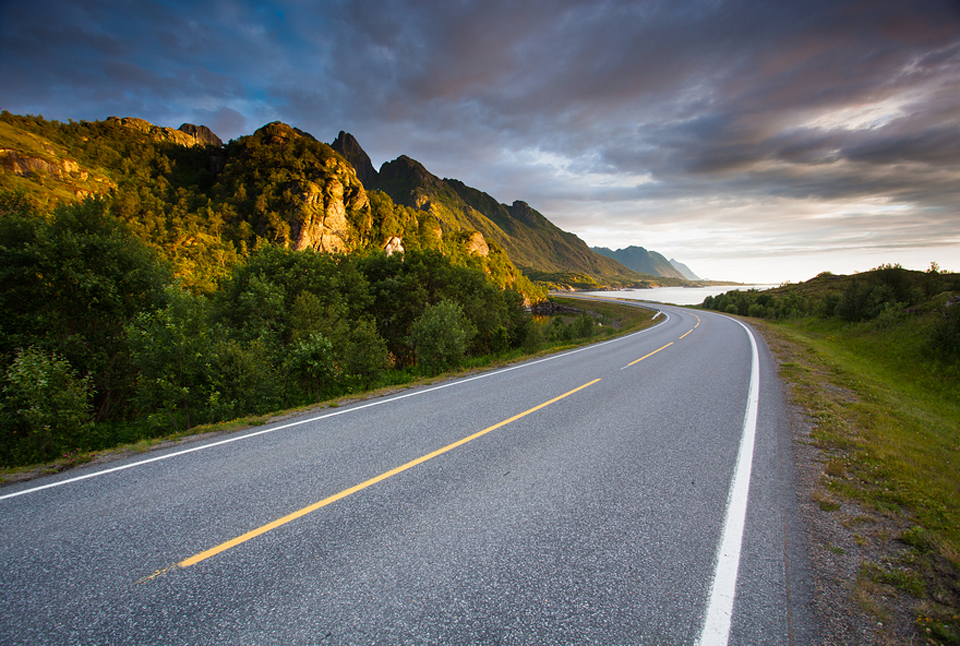
#> input picture Xu_Ly_Anh/Tuần_3-4_11-11-2019/4/aa.jpg, 960 x 646 px
$ python test.py
#> lines starting #> are read from the running program, lines starting #| are printed output that depends on the picture
import cv2 as cv

# đọc file
src = cv.imread("aa.jpg", 1)
#> src is the input picture: shape (646, 960, 3); mean B, G, R 98.3, 103, 100.3
cv.imshow("src", src)

#RBG_to_CMYK = cv.cvtColor(src, cv.COLOR_BGR2YCR_CB)
#RBG_to_HSV = cv.cvtColor(src,cv.COLOR_BGR2HSV)
RBG_to_HLS = cv.cvtColor(src,cv.COLOR_BGR2HLS)
#> RBG_to_HLS: shape (646, 960, 3); mean of channels 0, 1, 2 78.8, 99.8, 79.1

#C, M, Y = RBG_to_CMYK[:,:,0], RBG_to_CMYK[:,:,1], RBG_to_CMYK[:,:,2]
#H, S, V = RBG_to_HSV[:,:,0], RBG_to_HSV[:,:,1], RBG_to_HSV[:,:,2]
H, L, S = RBG_to_HLS[:,:,0], RBG_to_HLS[:,:,1], RBG_to_HLS[:,:,2]
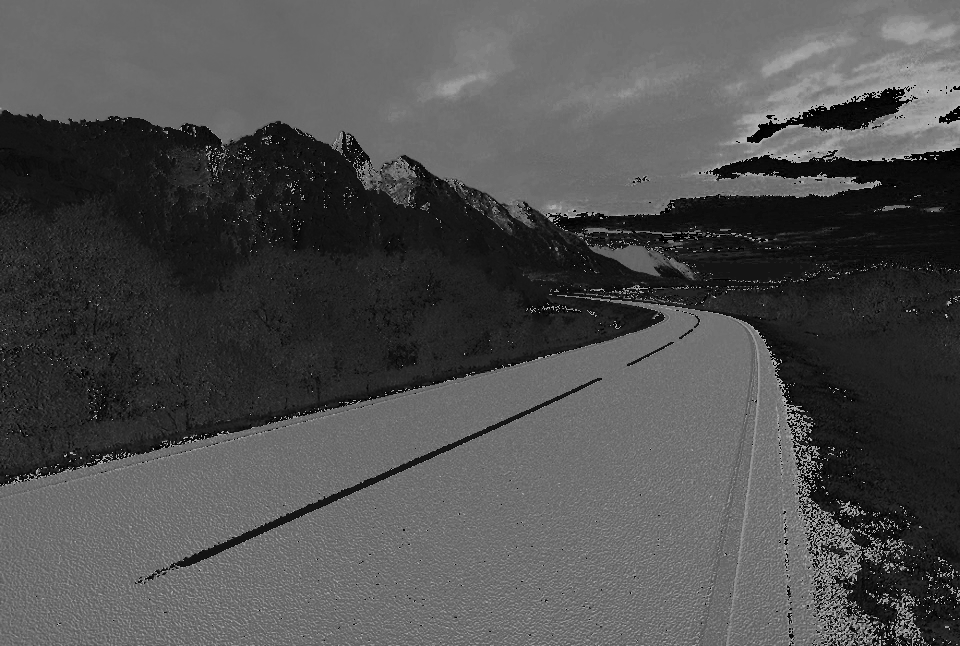
#> H: shape (646, 960); min 0, max 180, mean 78.8
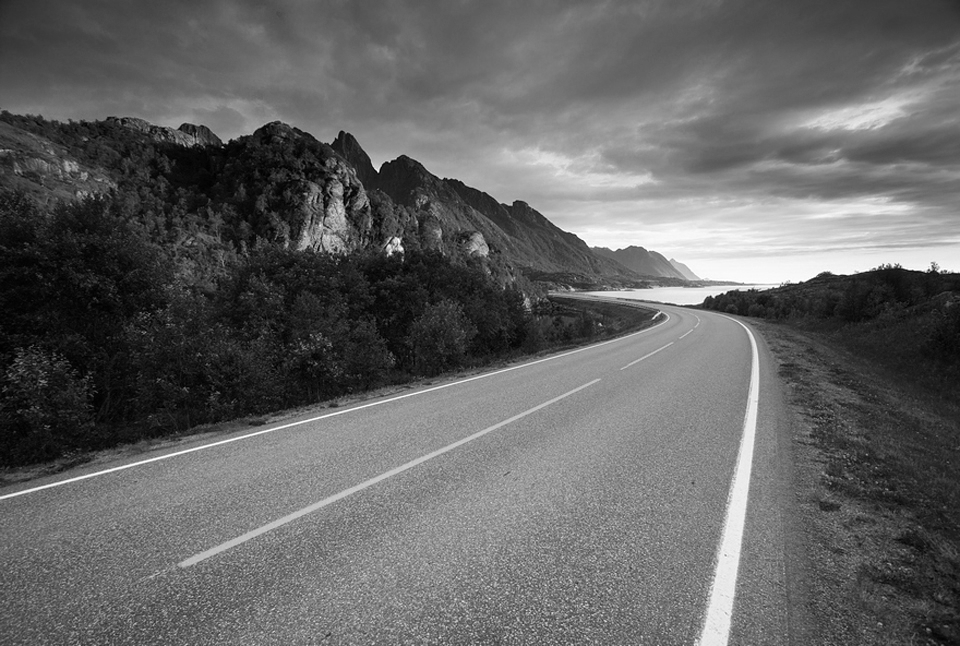
#> L: shape (646, 960); min 0, max 255, mean 99.8
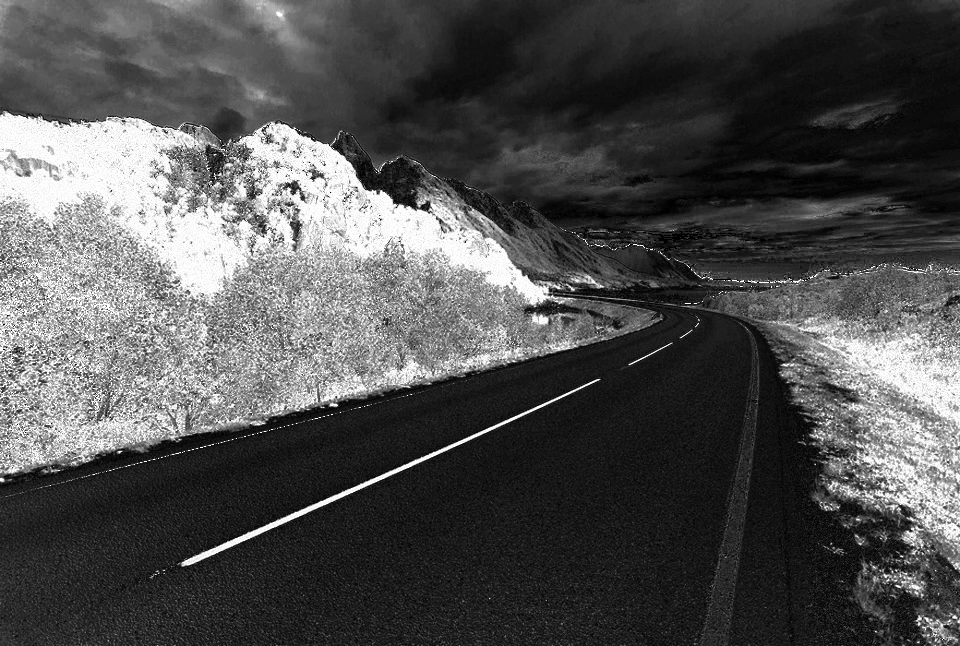
#> S: shape (646, 960); min 0, max 255, mean 79.1

# [7 lines of commented-out code are left out]

cv.imshow("H", H)
cv.imshow("L", L)
cv.imshow("S", S)

cv.waitKey(0)
cv.destroyAllWindows()

$ run again, with Xu_Ly_Anh/Tuần_3-4_11-11-2019/4/11.jpg copied over Xu_Ly_Anh/Tuần_3-4_11-11-2019/4/aa.jpg
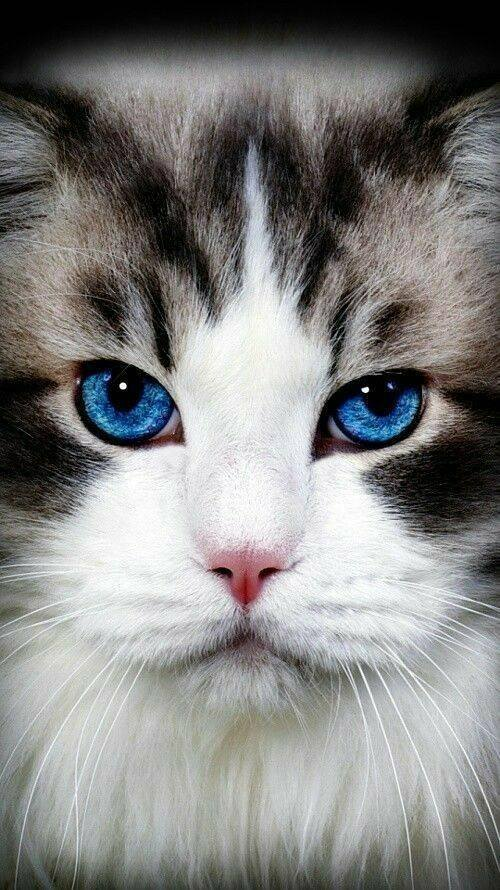
#> input picture Xu_Ly_Anh/Tuần_3-4_11-11-2019/4/11.jpg, 500 x 890 px
#> src is the input picture: shape (890, 500, 3); mean B, G, R 128.3, 129.9, 130.1
#> RBG_to_HLS: shape (890, 500, 3); mean of channels 0, 1, 2 56.4, 129.6, 29.7
#> `H, L, S = RBG_to_HLS[:,:,0], RBG_to_HLS[:,:,1], RBG_to_HLS[:,:,2]`:
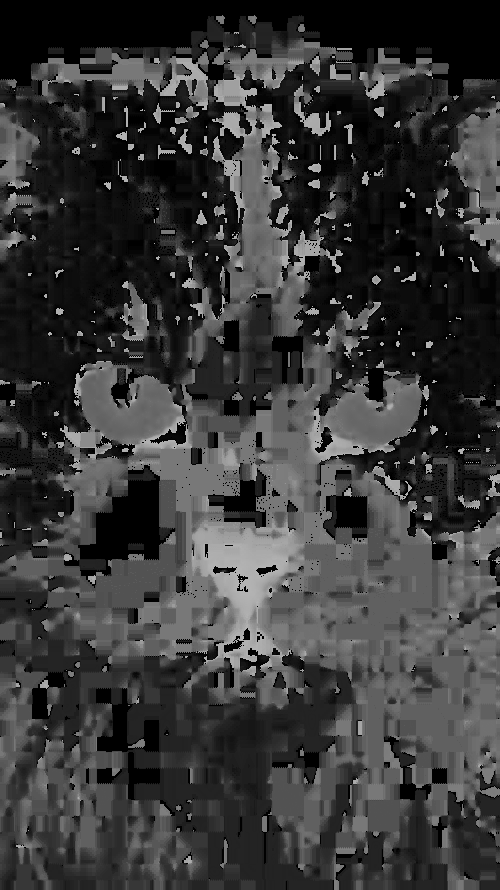
#> H: shape (890, 500); min 0, max 180, mean 56.4
#> `H, L, S = RBG_to_HLS[:,:,0], RBG_to_HLS[:,:,1], RBG_to_HLS[:,:,2]`:
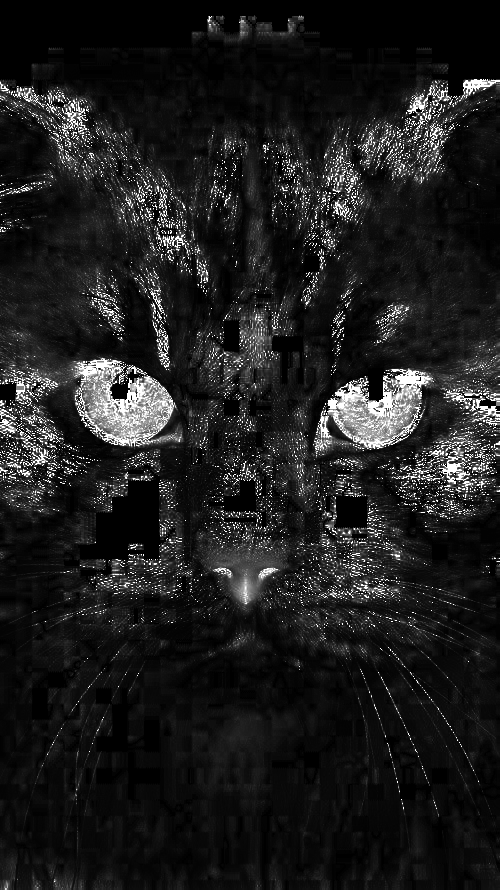
#> S: shape (890, 500); min 0, max 255, mean 29.7

$ run again, with Xu_Ly_Anh/Tuần_3-4_11-11-2019/4/anhtrung.jpg copied over Xu_Ly_Anh/Tuần_3-4_11-11-2019/4/aa.jpg
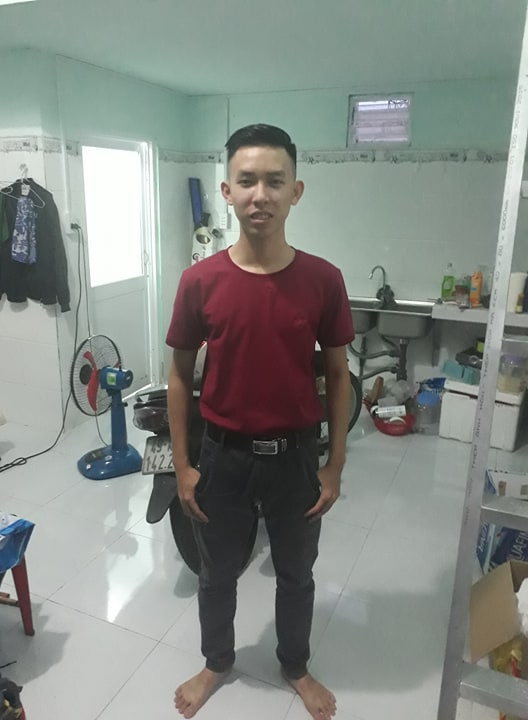
#> input picture Xu_Ly_Anh/Tuần_3-4_11-11-2019/4/anhtrung.jpg, 528 x 720 px
#> src is the input picture: shape (720, 528, 3); mean B, G, R 132.2, 137.5, 132.2
#> RBG_to_HLS: shape (720, 528, 3); mean of channels 0, 1, 2 72.7, 134.6, 29.2
#> `H, L, S = RBG_to_HLS[:,:,0], RBG_to_HLS[:,:,1], RBG_to_HLS[:,:,2]`:
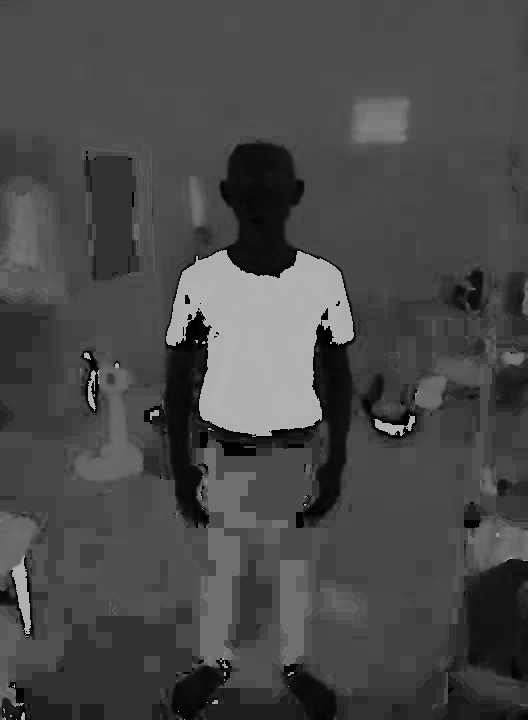
#> H: shape (720, 528); min 0, max 180, mean 72.7
#> `H, L, S = RBG_to_HLS[:,:,0], RBG_to_HLS[:,:,1], RBG_to_HLS[:,:,2]`:
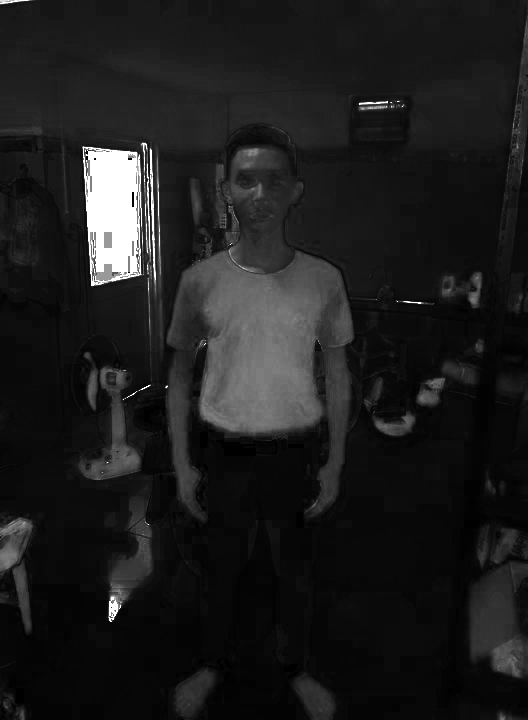
#> S: shape (720, 528); min 0, max 255, mean 29.2
